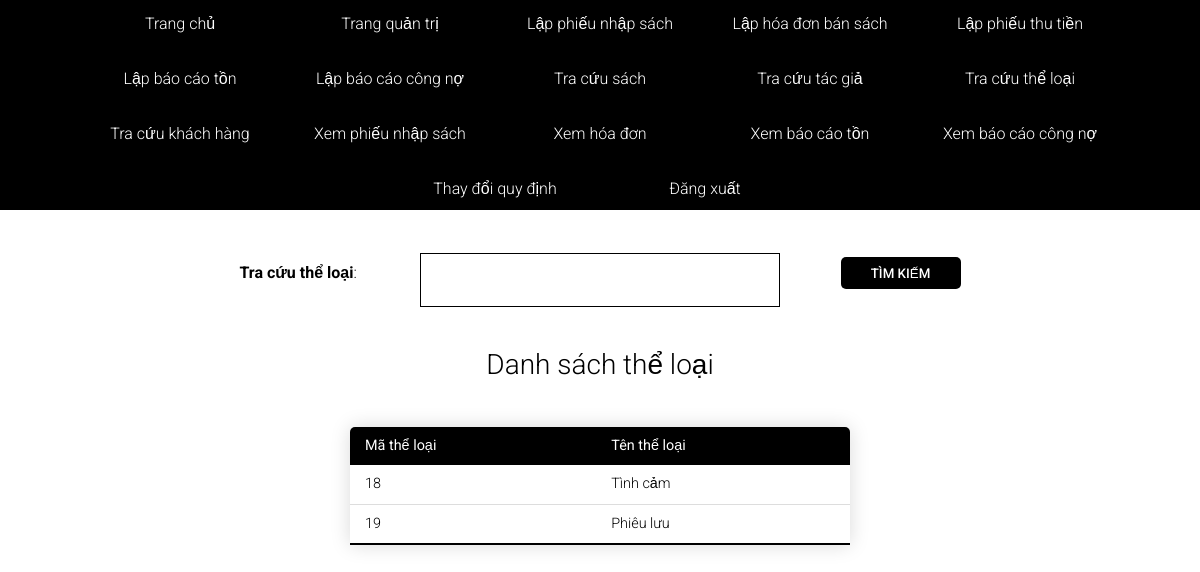
Page /bookstore/search-categories/ (signed in) on the earlier database version.
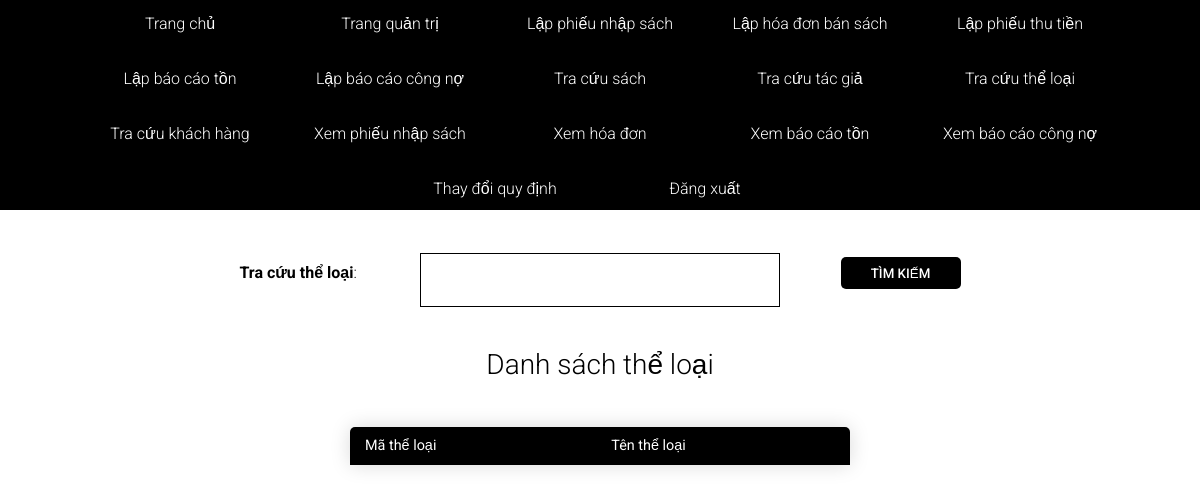
Same page on the later database version.
### bookstore/models.py (models this page shows, shortened)
class TheLoai(models.Model):
    ma_the_loai = models.AutoField(auto_created=True, primary_key=True)
    ten_the_loai = models.CharField(max_length=50, null=True, blank=True)

### bookstore/views.py (the view)
# urls.py: path('search-categories/', views.searchCategories, name="search-categories"),
@login_required(login_url="login")
def searchCategories(request):
    search_query = ''
    if request.GET.get('search_query'):
        search_query = request.GET.get('search_query')
    categories = TheLoai.objects.filter(
        Q(ma_the_loai__icontains=search_query) |
        Q(ten_the_loai__icontains=search_query)
    )
    context = {'categories': categories, 'search_query': search_query}
    return render(request, 'bookstore/search-categories.html', context)

### bookstore/templates/bookstore/search-categories.html (shortened to what this page needs)
<!DOCTYPE html>
{% load static %}
<html lang="en">
    <head>
        <link rel="stylesheet" href="{% static 'styles/reset.css' %}" />
        <link rel="stylesheet" href="{% static 'styles/search-categories.css' %}" />
        <link rel="stylesheet" href="https://cdnjs.cloudflare.com/ajax/libs/font-awesome/4.7.0/css/font-awesome.min.css">
    </head>
    <body>
        <nav>
            {% include 'navbar.html' %}
        </nav>
        <form class="form" action="{% url 'search-categories' %}" method="get">
            <label for="categories-search"><b>Tra cứu thể loại</b>:</label>
            <input type="search" id="categories-search" name="search_query" value="{{search_query}}">
            <input type="submit" value="Tìm kiếm">
        </form>
        <div class="category-table">
			<h1>Danh sách thể loại</h1>
			<table class="content-table">
				<thead>
					<tr>
						<th>Mã thể loại</th>
						<th>Tên thể loại</th>
					</tr>
				</thead>
				<tbody>
					{% for category in categories %}
					<tr>
						<td>{{category.ma_the_loai}}</td>
						<td>{{category.ten_the_loai}}</td>
					</tr>
					{% endfor %}
				</tbody>
			</table>
		</div>
    </body>
</html>

Differences in the rows shown:
removed TheLoai: ma_the_loai "18", ten_the_loai "Tình cảm"
removed TheLoai: ma_the_loai "19", ten_the_loai "Phiêu lưu"
